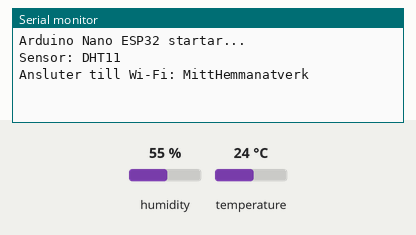
Bench run of a sketch on a simulated ESP32. Parts: the last lines printed to the serial monitor. The test bench sets the inputs (shaded band); at power-on: humidity 55 %, temperature 24 °C. WiFi joins after 1.5 s; servers stay silent unless stated; no MQTT or app messages arrive unless stated.

Above: at 2.2 s.
2.3 s: humidity set to 22 %
At 3.8 s:
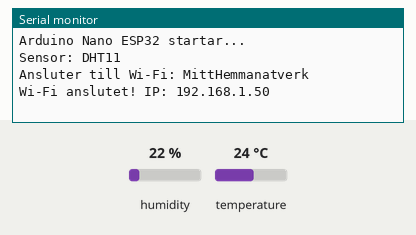
9.4 s: temperature set to 12 °C
At 11.5 s:
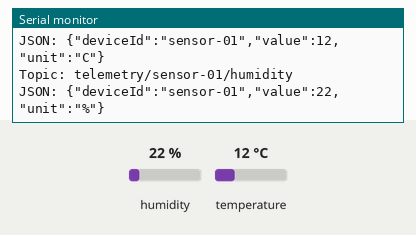
16.5 s: humidity set to 40 %
At 20.4 s:
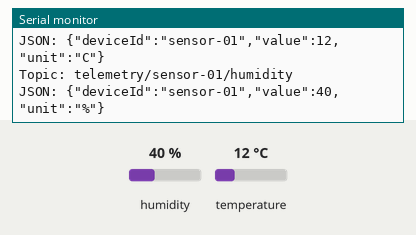

Measured:
- after the input at 9.4 s, the serial monitor: prints a new line after 0.62 s (image 2)
- after the input at 16.5 s, the serial monitor: prints a new line after 3.5 s (image 3)

The sketch:

esp32_telemetry.ino
```cpp
#include <WiFi.h>
#include <PubSubClient.h>
#include <ArduinoJson.h>
#include <DHT.h>

// ================= WIFI =================
const char* WIFI_SSID = "MittHemmanatverk";
const char* WIFI_PASSWORD = "MittLosenord123";

// ================ MQTT ==================
// Ange Raspberry Pi:ns IP-adress.
const char* MQTT_SERVER = "172.20.10.3";
const int MQTT_PORT = 1883;

// Lämna tomma om Mosquitto inte kräver inloggning.
const char* MQTT_USER = "";
const char* MQTT_PASS = "";

// =============== ENHET =================
const char* DEVICE_ID = "sensor-01";
const char* MQTT_TOPIC = "telemetry/sensor-01";

// =============== SENSOR ================
#define DHTPIN 2

#define DHTTYPE DHT11
DHT dht(DHTPIN, DHTTYPE);

// =============== MQTT ==================
WiFiClient wifiClient;
PubSubClient mqtt(wifiClient);

// =============== TID ===================
unsigned long lastWiFiAttempt = 0;
unsigned long lastMqttAttempt = 0;
unsigned long lastPublish = 0;

const unsigned long WIFI_RETRY = 10000;
const unsigned long MQTT_RETRY = 5000;
const unsigned long PUBLISH_INTERVAL = 5000;

// ============ WIFI ANSLUTNING ===========
void connectWiFi() {
  Serial.print("Ansluter till Wi-Fi: ");
  Serial.println(WIFI_SSID);

  WiFi.mode(WIFI_STA);
  WiFi.begin(WIFI_SSID, WIFI_PASSWORD);
}

// ============ MQTT ANSLUTNING ===========
void connectMQTT() {
  if (WiFi.status() != WL_CONNECTED || mqtt.connected()) {
    return;
  }

  Serial.print("Ansluter till MQTT... ");

  String clientId = String("esp32-") + DEVICE_ID;

  bool connected;

  if (strlen(MQTT_USER) > 0) {
    connected = mqtt.connect(
      clientId.c_str(),
      MQTT_USER,
      MQTT_PASS
    );
  } else {
    connected = mqtt.connect(clientId.c_str());
  }

  if (connected) {
    Serial.println("OK!");
  } else {
    Serial.print("Misslyckades. MQTT state: ");
    Serial.println(mqtt.state());
  }
}

// ============ PUBLICERA DATA ============
void publishTelemetry(
  const char* measurement,
  float value,
  const char* unit
) {
  if (!mqtt.connected()) {
    Serial.println("MQTT ej ansluten. Data skickas inte.");
    return;
  }

  JsonDocument doc;

  doc["deviceId"] = DEVICE_ID;
  doc["value"] = value;
  doc["unit"] = unit;

  char payload[192];
  serializeJson(doc, payload, sizeof(payload));

  char topic[128];
  snprintf(
    topic,
    sizeof(topic),
    "%s/%s",
    MQTT_TOPIC,
    measurement
  );

  if (mqtt.publish(topic, payload)) {
    Serial.print("Topic: ");
    Serial.println(topic);

    Serial.print("JSON: ");
    Serial.println(payload);
  } else {
    Serial.println("Fel: MQTT-publicering misslyckades.");
  }
}

// ================= SETUP ================
void setup() {
  Serial.begin(115200);
  delay(1000);

  Serial.println();
  Serial.println("Arduino Nano ESP32 startar...");
  Serial.println("Sensor: DHT11");

  dht.begin();

  mqtt.setServer(MQTT_SERVER, MQTT_PORT);
  mqtt.setBufferSize(256);
  mqtt.setKeepAlive(30);

  connectWiFi();
}

// ================= LOOP =================
void loop() {
  unsigned long now = millis();

  // Kontrollera Wi-Fi.
  if (WiFi.status() != WL_CONNECTED) {
    if (now - lastWiFiAttempt >= WIFI_RETRY) {
      lastWiFiAttempt = now;
      Serial.println("Wi-Fi frånkopplat. Försöker igen...");
      WiFi.reconnect();
    }

    delay(10);
    return;
  }

  // Visa IP-adressen när Wi-Fi ansluter.
  static bool ipPrinted = false;

  if (!ipPrinted) {
    Serial.print("Wi-Fi anslutet! IP: ");
    Serial.println(WiFi.localIP());
    ipPrinted = true;
  }

  // Återanslut till MQTT vid behov.
  if (!mqtt.connected()) {
    if (now - lastMqttAttempt >= MQTT_RETRY) {
      lastMqttAttempt = now;
      connectMQTT();
    }
  } else {
    mqtt.loop();
  }

  // Läs och skicka sensordata var femte sekund.
  if (mqtt.connected() &&
      now - lastPublish >= PUBLISH_INTERVAL) {

    lastPublish = now;

    float temperature = dht.readTemperature();
    float humidity = dht.readHumidity();

    if (isnan(temperature) || isnan(humidity)) {
      Serial.println("Fel vid läsning av DHT11.");
      return;
    }

    publishTelemetry("temperature", temperature, "C");
    publishTelemetry("humidity", humidity, "%");
  }

  delay(2);
}
```
